Frame 1 (no input): blank canvas, image omitted
Frame 60 (the mouse pressed at the canvas centre just before this capture): blank canvas, image omitted
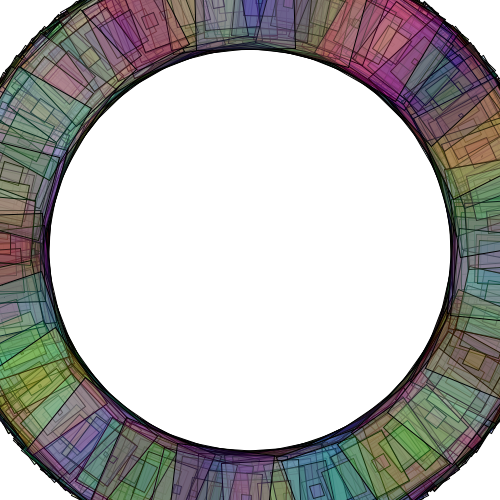
Frame 120 (the mouse held since frame 60 and released just before this capture)

The Processing sketch whose frames 1 and 60 were blank and that drew this single picture after the mouse press (run headless with seeded random() and noise(); from frame 60 on, the mouse is pressed at the canvas centre):

// Processing sketch: processing_5024
// ── processing_5024.pde

/*
Boxes
adalau85@gmail.com
October 5, 2009
*/

float turn = 0;

void setup() {
  size(500,500);
  background(255);
  rectMode(CENTER);
};

void draw() {
  //translate origin to center of the screen
  translate(250,250);
  
  //when mouse is pressed, thats when the animation begins
  if(mousePressed) {
    turn+=0.05;

    for(int i=0; i<100; i++) {
      //create random r,g,b value
      float r = random(0,255);
      float g = random(0,255);
      float b = random(0,255);
      fill(r,g,b,50);
      rotate(turn);
      rect(mouseX,0,i,i);
    }; 
  };
};
